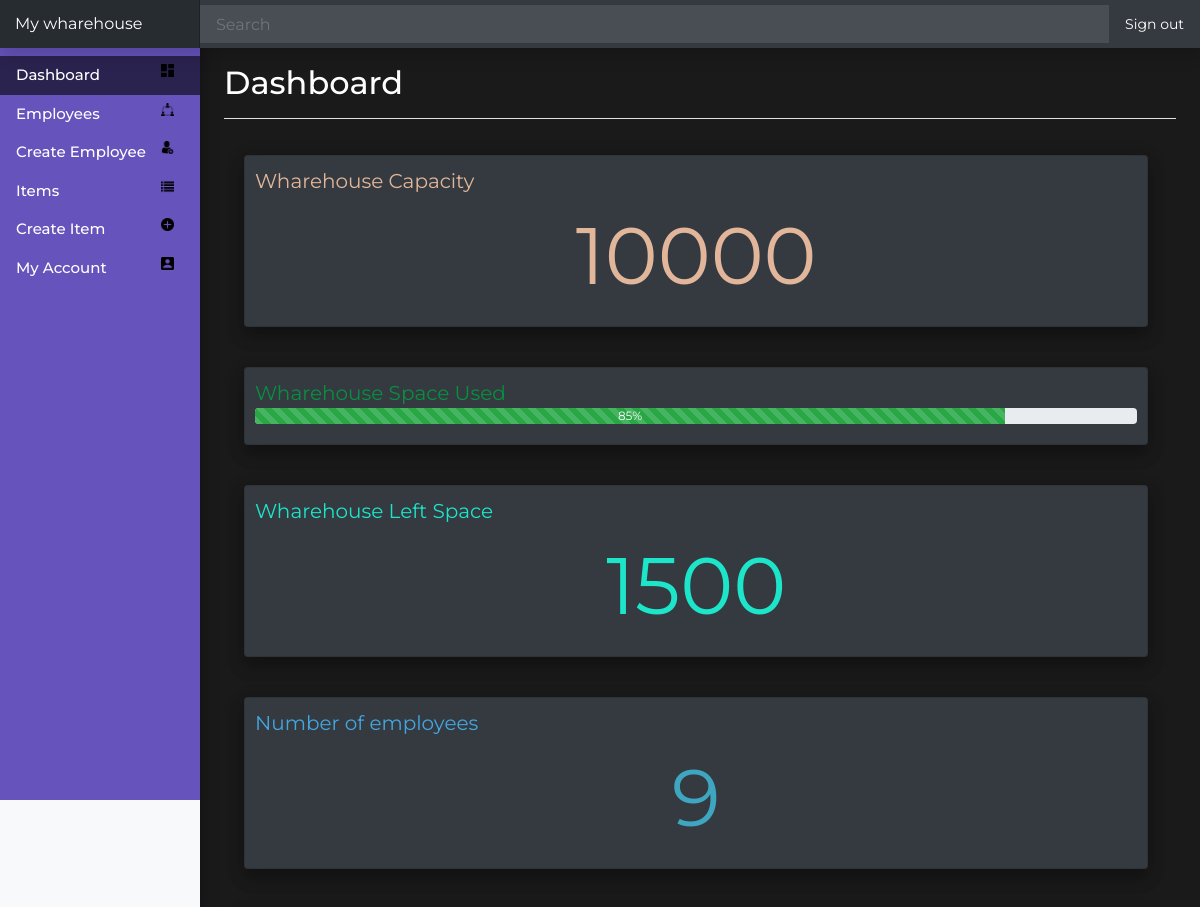
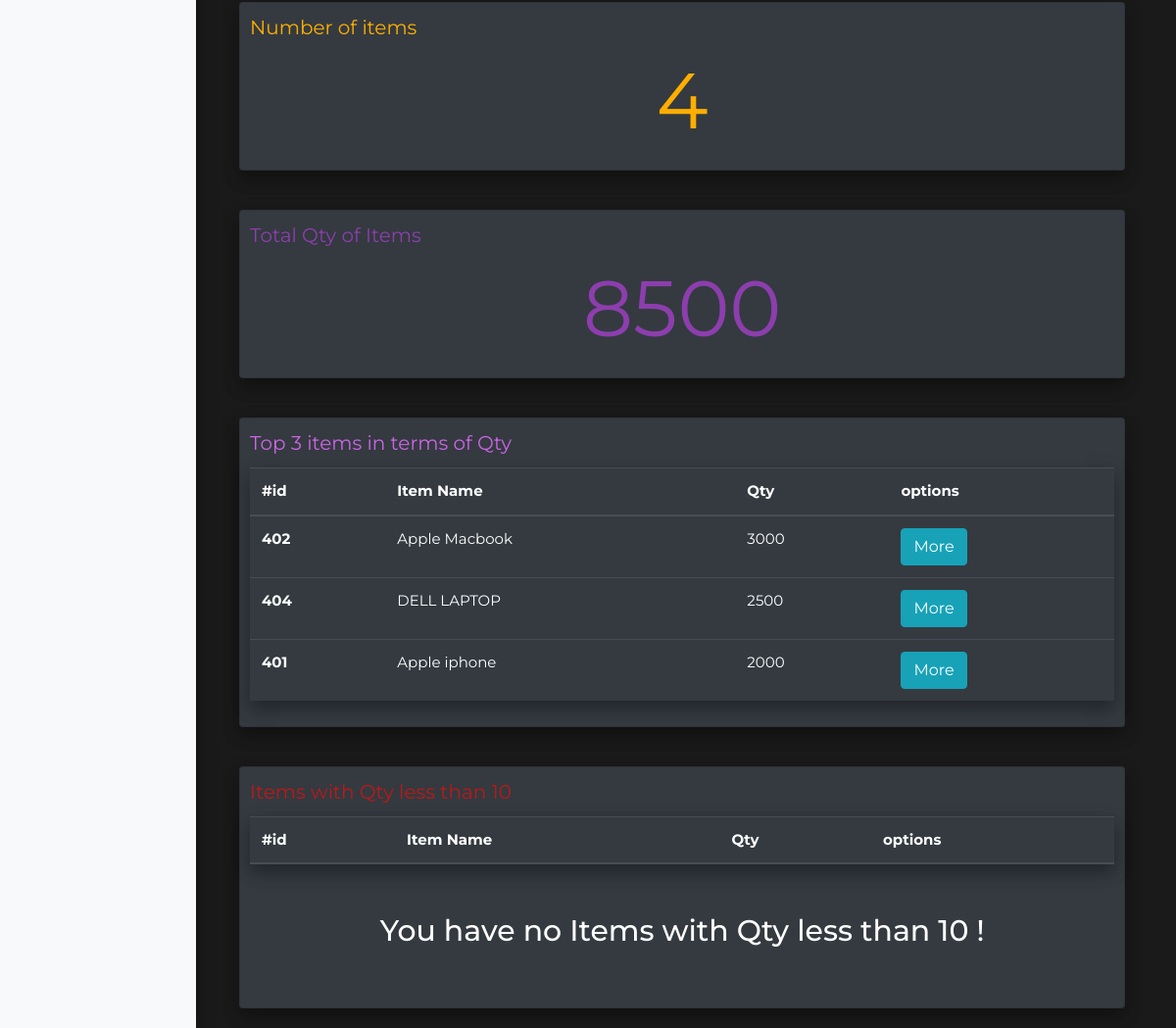
The page /PAGES/Admin/Home.php (signed in) on the database its author committed (2 pictures, top to bottom).
### tables this page shows
CREATE TABLE `items` (
  `id` int(11) NOT NULL,
  `fk_aid` int(11) NOT NULL,
  `name` varchar(244) NOT NULL,
  `location` varchar(244) NOT NULL,
  `qty` varchar(255) DEFAULT NULL,
  `description` varchar(255) DEFAULT NULL
);

### PAGES/Admin/Home.php (the view, shortened to what this page needs)
<!doctype html>
<?php
     include_once('../../INC/db.inc.php');
  ?>
<html lang="en">
  <head>
<link href="/docs/4.2/dist/css/bootstrap.min.css" rel="stylesheet">
<link href="/docs/4.2/dist/css/bootstrap.min.css" rel="stylesheet">
<link rel="stylesheet" href="https://stackpath.bootstrapcdn.com/bootstrap/4.2.1/css/bootstrap.min.css">
    <link href="../../STYLES/Home.css" rel="stylesheet">
    <link href="../../STYLES/GLOBAL.css" rel="stylesheet">
  </head>
  <body>
    <nav class="navbar navbar-dark fixed-top bg-dark flex-md-nowrap p-0 shadow">
  <a class="navbar-brand col-sm-3 col-md-2 mr-0" href="Home.php"><?php   echo $_SESSION['whname']; ?></a>
  <input class="form-control form-control-dark w-100" type="text" placeholder="Search" aria-label="Search">
  <ul class="navbar-nav px-3">
    <li class="nav-item text-nowrap">
      <a class="nav-link Signout" href="../../INC/Signout.inc.php">Sign out</a>
    </li>
  </ul>
</nav>
<div class="container-fluid">
  <div class="row">
    <nav class="col-md-2 d-none d-md-block bg-light sidebar">
      <div class="sidebar-sticky">
        <ul class="nav flex-column">
          <li class="nav-item NAV_ITEM SELECTED">
            <a style="color:white;"class="nav-link" href="Home.php">
              <img src="../../images/icons/dashboard.png" class="icon">Dashboard
            </a>
          </li>
          <li class="nav-item NAV_ITEM">
            <a class="nav-link" href="Employees.php">
            <img src="../../images/icons/group.png" class="icon">Employees
            </a>
          </li>
          <li class="nav-item NAV_ITEM">
            <a class="nav-link" href="CreateEmployee.php">
            <img src="../../images/icons/new-user.png" class="icon">Create Employee
            </a>
          </li>
          <li class="nav-item NAV_ITEM">
            <a class="nav-link" href="Items.php">
            <img src="../../images/icons/items.png" class="icon">Items
            </a>
          </li>
          <li class="nav-item NAV_ITEM">
            <a class="nav-link" href="CreateItem.php">
            <img src="../../images/icons/plus.png" class="icon">Create Item
            </a>
          </li>
          <li class="nav-item NAV_ITEM">
            <a class="nav-link" href="Myaccount.php">
              <img src="../../images/icons/account.png" class="icon">My Account
            </a>
          </li>
        </ul>
    </nav>
    <main role="main" class="col-md-9 ml-sm-auto col-lg-10 px-4">
      <div class="d-flex justify-content-between flex-wrap flex-md-nowrap align-items-center pt-3 pb-2 mb-3 border-bottom">
        <h1 class="h2">Dashboard</h1>
      </div>
      <div style="color:rgb(226, 182, 154);" class="WHCAPACITY_CARD card bg-dark box_shadow">
Wharehouse Capacity
<div style="color:rgb(226, 182, 154);" class="NUM_ITEMS">
<?php
   $id = $_SESSION['id'];
   $res3 = mysqli_query($conn,"SELECT Cpac FROM admins WHERE id = '$id' ");
   while($row = mysqli_fetch_assoc($res3)) {
     echo $row['Cpac'];
}
   ?>
</div>
</div>
<div style="color: rgb(8, 143, 64);" class="WHCAPACITY_CARD card bg-dark box_shadow">
Wharehouse Space Used
<div class="progress PROGRESS_BAR">
   <div class="progress-bar progress-bar-striped bg-success progress-bar-animated" role="progressbar" aria-valuenow="25"  aria-valuemin="0" aria-valuemax="100"    <?php
   $fk_aid = $_SESSION['id'];
   $NumItems = 0  ;
   $Whc = $_SESSION["capacity"];
   $res = mysqli_query($conn,"SELECT * FROM items WHERE fk_aid = '$fk_aid' ");
   $res1 = mysqli_query($conn,"SELECT Cpac FROM admins WHERE id = '$fk_aid' ");
   while($row1 = mysqli_fetch_assoc($res1)) {
       $Whc = $row1['Cpac'];
   }
    while($row = mysqli_fetch_assoc($res)) {
      $NumItems = $NumItems +  (int)$row['qty'] ;
    }
    $Prec = ($NumItems / $Whc ) * 100;
    echo ' style="width: '.$Prec.'% " ';
   ?>> <?php echo $Prec."%";  ?> </div>
</div>
</div>
<div style="color:rgb(29, 229, 202);" class="WHCAPACITY_CARD card bg-dark box_shadow">
Wharehouse Left Space
<div style="color:rgb(29, 229, 202);" class="NUM_ITEMS">
<?php
   $id = $_SESSION['id'];
   $Cpacity = 0 ;
   $res3 = mysqli_query($conn,"SELECT Cpac FROM admins WHERE id = '$id' ");
   while($row = mysqli_fetch_assoc($res3)) {
    $Cpacity =  $row['Cpac'];
  }
   $TotalQty = 0 ;
   $res3 = mysqli_query($conn,"SELECT * FROM Items WHERE fk_aid = '$fk_aid' ");
   while($row = mysqli_fetch_assoc($res3)) {
     $TotalQty += (int)$row['qty'] ;
   }
   $CpacLeft =  (int)$Cpacity-(int)$TotalQty;
   echo $CpacLeft;
   ?>
</div>
</div>
<div style="color: rgb(68, 166, 223);"class="WHCAPACITY_CARD card bg-dark box_shadow">
Number of employees
<div class="NUM_EMPLOYEES">
<?php
  $fk_aid = $_SESSION['id'];
   $res2 = mysqli_query($conn,"SELECT COUNT(*) FROM Employees WHERE fk_aid = '$fk_aid' ");
   while($row = mysqli_fetch_assoc($res2)) {
     $NoEmp=$row['COUNT(*)'] ;
     echo $NoEmp;
}
   ?>
</div>
</div>
<div style="color: rgb(255, 174, 0);"class="WHCAPACITY_CARD card bg-dark box_shadow">
Number of items
<div class="NUM_ITEMS">
<?php
  $fk_aid = $_SESSION['id'];
   $res3 = mysqli_query($conn,"SELECT COUNT(*) FROM Items WHERE fk_aid = '$fk_aid' ");
   while($row = mysqli_fetch_assoc($res3)) {
     $NoItems=$row['COUNT(*)'] ;
     echo $NoItems;
}
   ?>
</div>
</div>
<div style="color: rgb(140, 62, 173);"class="WHCAPACITY_CARD card bg-dark box_shadow">
Total Qty of Items
<div style="color: rgb(140, 62, 173);" class="NUM_ITEMS">
<?php
   $fk_aid = $_SESSION['id'];
   $TotalQty = 0 ;
   $res3 = mysqli_query($conn,"SELECT * FROM Items WHERE fk_aid = '$fk_aid' ");
   while($row = mysqli_fetch_assoc($res3)) {
     $TotalQty += (int)$row['qty'] ;
   }
   echo $TotalQty;
   ?>
</div>
</div>
<div class="TOPITEMS_CARD card bg-dark box_shadow">
Top 3 items in terms of Qty
<table style="margin-top:10px;font-size:15px;"class="table table-dark box_shadow">
  <thead>
    <tr>
      <th scope="col">#id</th>
      <th scope="col">Item Name</th>
      <th scope="col">Qty</th>
      <th scope="col">options</th>
    </tr>
  </thead>
  <tbody>
  <?php
     $fk_aid = $_SESSION['id'];
     $res = mysqli_query($conn,"SELECT * FROM items  WHERE fk_aid = '$fk_aid' ORDER BY cast(qty as unsigned) DESC");
     if(mysqli_num_rows($res) > 0 ){
     $counter = 0 ;
      while($row = mysqli_fetch_assoc($res)) {
        if($counter == 3 ){
          break;
        }
      echo   '
       <tr>
        <th scope="row">'.$row["id"].'</th>
        <td>'.$row["name"].'</td>
        <td>'.$row["qty"].'</td>
        <td><a href="EmpInfo.php?id='.$row["id"].'"><button type="button" class="btn btn-info">More</button></a> </td>
        </tr>
      ' ;
      $counter = $counter + 1;
      }
    }
       ?>
    </tbody>
  </table>
    </div>
    <div class="LESSITEMS_CARD card bg-dark box_shadow">
<table style="margin-top:10px;font-size:15px;"class="table table-dark box_shadow">
  <thead>
    <tr>
      <th scope="col">#id</th>
      <th scope="col">Item Name</th>
      <th scope="col">Qty</th>
      <th scope="col">options</th>
    </tr>
  </thead>
  <?php
     $fk_aid = $_SESSION['id'];
     $res = mysqli_query($conn,"SELECT * FROM items  WHERE fk_aid = '$fk_aid' AND qty < 10");
       ?>
  </table>
  <?php
  if(mysqli_num_rows($res) == 0 ){
    echo "<h1 style='position: relative;
    width: 100%;
    margin-top:50px;
    margin-bottom:50px;
    top: 100%;
    font-size: 30px;
    color:white;
    text-align: center; '>You have no Items with Qty less than 10 !</h1>";
  }
  ?>
    </div>
        <script src="dashboard.js"></script></body>
</html>

### STYLES/Home.css (style rules this page uses)
body { font-size: .875rem; font-family: 'Montserrat', sans-serif; background-color: #1a1a1a; color: white; }
.box_shadow { box-shadow:0 10px 16px 0 rgba(0,0,0,0.2),0 6px 20px 0 rgba(0,0,0,0.19) }
.NAV_ITEM { -webkit-transition: background-color 500ms ease-out; -moz-transition: background-color 500ms ease-out; -o-transition: background-color 500ms ease-out; transition: background-color 500ms ease-out; }
.Signout { color: white !important; -webkit-transition: background-color 1000ms ease-out; -moz-transition: background-color 1000ms ease-out; -o-transition: background-color 1000ms ease-out; transition: background-color 1000ms ease-out; }
.sidebar { position: fixed; top: 0; bottom: 0; left: 0; z-index: 100; padding: 48px 0 0; box-shadow: 0 10px 16px 0 rgba(0,0,0,0.2),0 6px 20px 0 rgba(0,0,0,0.19); }
.sidebar-sticky { position: relative; top: 0; height: calc(100vh - 48px); padding-top: .5rem; overflow-x: hidden; overflow-y: auto; background-color: #6653bb; color: white; }
.sidebar .nav-link { font-weight: 500; font-size: 15px; color: rgb(255, 255, 255); }
[role="main"] { padding-top: 133px; }
@media (min-width: 768px) { [role="main"] { padding-top: 48px; } }
.navbar-brand { padding-top: .75rem; padding-bottom: .75rem; font-size: 1rem; background-color: rgba(0, 0, 0, .25); box-shadow: inset -1px 0 0 rgba(0, 0, 0, .25); }
.navbar .form-control { padding: .75rem 1rem; border-width: 0; border-radius: 0; }
.form-control-dark { color: #fff; background-color: rgba(255, 255, 255, .1); border-color: rgba(255, 255, 255, .1); }
.icon { position: relative; float: right; width: 8%; top: 25%; margin-right: 10px; }
.WHCAPACITY_CARD { position: relative; height: 200px; width: 30%; padding: 10px; color: rgb(255, 255, 255); font-size: 20px; float: left; display: inline-block; margin: 20px }
.PROGRESS_BAR { position: relative; top: 50%; margin-bottom: 10px; }
.NUM_ITEMS { color: rgb(255, 174, 0); position: relative; top: 10%; text-align: center; font-size: 80px; }
.NUM_EMPLOYEES { color: rgb(62, 166, 192); position: relative; top: 10%; text-align: center; font-size: 80px; }
.TOPITEMS_CARD { position: relative; height: auto; width: 95%; padding: 10px; color: rgb(255, 255, 255); font-size: 20px; float: left; display: inline-block; margin: 20px; color: rgb(204, 100, 230); }
.LESSITEMS_CARD { position: relative; height: auto; width: 95%; padding: 10px; color: rgb(255, 255, 255); font-size: 20px; float: left; display: inline-block; margin: 20px; color: rgb(187, 25, 25); }
@media (max-width:1500px) { .WHCAPACITY_CARD { position: relative; height: auto; width: 95%; padding: 10px; color: rgb(255, 255, 255); font-size: 20px; float: left; display: inline-block; margin: 20px } }

### STYLES/GLOBAL.css (style rules this page uses)
.SELECTED { background-color: rgba(0, 0, 0, 0.575); }
.box_shadow { box-shadow:0 10px 16px 0 rgba(0,0,0,0.2),0 6px 20px 0 rgba(0,0,0,0.19) }

### rows shown on the page
items: id "402", name "Apple Macbook", qty "3000"
items: id "404", name "DELL LAPTOP", qty "2500"
items: id "401", name "Apple iphone", qty "2000"

### other values the page prints
$_SESSION['whname'] "My wharehouse"
$row['Cpac'] "10000"
$Prec "85"
$CpacLeft "1500"
$NoEmp "9"
$NoItems "4"
$TotalQty "8500"
